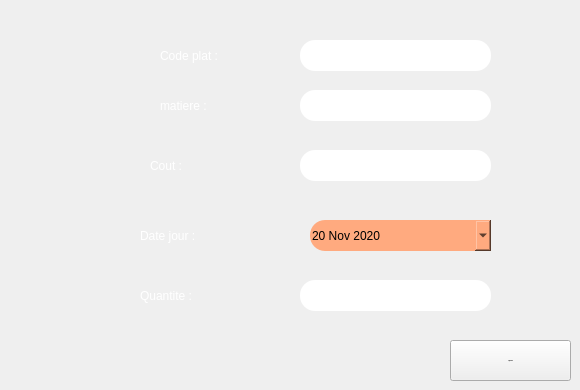
       <widget class="QWidget" name="Ajouter">
        <attribute name="title">
         <string>Ajouter un plat</string>
        </attribute>
        <widget class="QPushButton" name="ajouter_plat">
         <property name="geometry">
          <rect>
           <x>450</x>
           <y>340</y>
           <width>121</width>
           <height>41</height>
          </rect>
         </property>
         <property name="font">
          <font>
           <family>century gothic</family>
           <pointsize>-1</pointsize>
           <weight>75</weight>
           <bold>true</bold>
          </font>
         </property>
         <property name="text">
          <string>AJOUTER</string>
         </property>
        </widget>
        <widget class="QLabel" name="label_date_plat">
         <property name="geometry">
          <rect>
           <x>140</x>
           <y>220</y>
           <width>121</width>
           <height>31</height>
          </rect>
         </property>
         <property name="styleSheet">
          <string notr="true">color:white;
border-radius:15px;</string>
         </property>
         <property name="text">
          <string>Date jour :</string>
         </property>
        </widget>
        <widget class="QLineEdit" name="lineEdit_matiere">
         <property name="geometry">
          <rect>
           <x>300</x>
           <y>90</y>
           <width>191</width>
           <height>31</height>
          </rect>
         </property>
         <property name="font">
          <font>
           <family>century gothic</family>
           <pointsize>-1</pointsize>
           <weight>75</weight>
           <bold>true</bold>
          </font>
         </property>
         <property name="styleSheet">
          <string notr="true">border-radius:15px;
</string>
         </property>
         <property name="maxLength">
          <number>8</number>
         </property>
         <property name="alignment">
          <set>Qt::AlignCenter</set>
         </property>
        </widget>
        <widget class="QLabel" name="label_matiere">
         <property name="geometry">
          <rect>
           <x>160</x>
           <y>90</y>
           <width>81</width>
           <height>31</height>
          </rect>
         </property>
         <property name="styleSheet">
          <string notr="true">color:white;
border-radius:15px;</string>
         </property>
         <property name="text">
          <string>matiere :</string>
         </property>
        </widget>
        <widget class="QLabel" name="label_code_plat">
         <property name="geometry">
          <rect>
           <x>160</x>
           <y>40</y>
           <width>91</width>
           <height>31</height>
          </rect>
         </property>
         <property name="styleSheet">
          <string notr="true">color:white;
border-radius:15px;</string>
         </property>
         <property name="text">
          <string>Code plat :</string>
         </property>
        </widget>
        <widget class="QLineEdit" name="lineEdit_code_plat">
         <property name="geometry">
          <rect>
           <x>300</x>
           <y>40</y>
           <width>191</width>
           <height>31</height>
          </rect>
         </property>
         <property name="font">
          <font>
           <family>century gothic</family>
           <pointsize>-1</pointsize>
           <weight>75</weight>
           <bold>true</bold>
          </font>
         </property>
         <property name="styleSheet">
          <string notr="true">border-radius:15px;
</string>
         </property>
         <property name="maxLength">
          <number>8</number>
         </property>
         <property name="alignment">
          <set>Qt::AlignCenter</set>
         </property>
        </widget>
        <widget class="QLabel" name="label_cout">
         <property name="geometry">
          <rect>
           <x>150</x>
           <y>150</y>
           <width>101</width>
           <height>31</height>
          </rect>
         </property>
         <property name="styleSheet">
          <string notr="true">color:white;
border-radius:15px;</string>
         </property>
         <property name="text">
          <string>Cout :</string>
         </property>
        </widget>
        <widget class="QLineEdit" name="lineEdit_cout_plat">
         <property name="geometry">
          <rect>
           <x>300</x>
           <y>150</y>
           <width>191</width>
           <height>31</height>
          </rect>
         </property>
         <property name="font">
          <font>
           <family>century gothic</family>
           <pointsize>-1</pointsize>
           <weight>75</weight>
           <bold>true</bold>
          </font>
         </property>
         <property name="styleSheet">
          <string notr="true">border-radius:15px;
</string>
         </property>
         <property name="maxLength">
          <number>8</number>
         </property>
         <property name="alignment">
          <set>Qt::AlignCenter</set>
         </property>
        </widget>
        <widget class="QDateEdit" name="dateEdit_2">
         <property name="geometry">
          <rect>
           <x>310</x>
           <y>220</y>
           <width>181</width>
           <height>31</height>
          </rect>
         </property>
         <property name="styleSheet">
          <string notr="true">QDateEdit
{
background:#ffaa7f;
border-radius:60px;
}

QDateEdit{
color:black;
border-radius:15px;
}
QDateEdit:hover
{
color:black;
border-radius:15px;
background:#ff5500;
}</string>
         </property>
         <property name="calendarPopup">
          <bool>true</bool>
         </property>
         <property name="date">
          <date>
           <year>2020</year>
           <month>11</month>
           <day>20</day>
          </date>
         </property>
        </widget>
        <widget class="QLabel" name="label_quantite">
         <property name="geometry">
          <rect>
           <x>140</x>
           <y>280</y>
           <width>121</width>
           <height>31</height>
          </rect>
         </property>
         <property name="styleSheet">
          <string notr="true">color:white;
border-radius:15px;</string>
         </property>
         <property name="text">
          <string>Quantite :</string>
         </property>
        </widget>
        <widget class="QLineEdit" name="lineEdit_quantiteplat">
         <property name="geometry">
          <rect>
           <x>300</x>
           <y>280</y>
           <width>191</width>
           <height>31</height>
          </rect>
         </property>
         <property name="font">
          <font>
           <family>century gothic</family>
           <pointsize>-1</pointsize>
           <weight>75</weight>
           <bold>true</bold>
          </font>
         </property>
         <property name="styleSheet">
          <string notr="true">border-radius:15px;
</string>
         </property>
         <property name="maxLength">
          <number>8</number>
         </property>
         <property name="alignment">
          <set>Qt::AlignCenter</set>
         </property>
        </widget>
       </widget>
